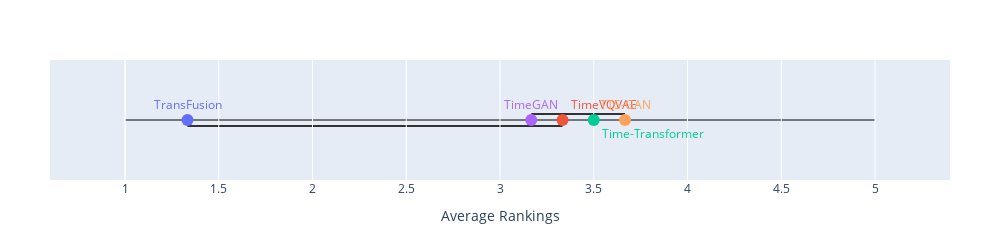

The notebook cell saved with this chart:
### Code cell
connections=[("TTS-GAN", "TimeGAN"), ("TimeVQVAE", "TransFusion")]
plot_average_rankings(
    df_no_copy["PS"].to_frame(), 
    connections=connections, 
    title="Utility", 
    textpositions=["top center","top right","bottom right","top center","top center"]
)

### Figure 1 — Plotly figure (JSON) as saved in the notebook; plotly's stock layout.template omitted (floating-point values rounded to 4 significant figures)
{"data": [{"marker": {"color": ["#636EFA", "#EF553B", "#00CC96", "#AB63FA", "#FFA15A", "#19D3F3"], "size": 12}, "mode": "markers+text", "text": ["TransFusion", "TimeVQVAE", "Time-Transformer", "TimeGAN", "TTS-GAN"], "textfont": {"color": ["#636EFA", "#EF553B", "#00CC96", "#AB63FA", "#FFA15A", "#19D3F3"]}, "textposition": ["top center", "top right", "bottom right", "top center", "top center"], "type": "scatter", "x": [1.333, 3.333, 3.5, 3.167, 3.667], "y": [0, 0, 0, 0, 0]}], "layout": {"height": 210, "margin": {"b": 60, "l": 50, "r": 50, "t": 60}, "shapes": [{"layer": "below", "line": {"color": "rgb(50,50,50)", "width": 2}, "type": "line", "x0": 3.667, "x1": 3.167, "y0": 0.1, "y1": 0.1}, {"layer": "below", "line": {"color": "rgb(50,50,50)", "width": 2}, "type": "line", "x0": 3.333, "x1": 1.333, "y0": -0.1, "y1": -0.1}, {"layer": "below", "line": {"color": "black", "width": 1}, "type": "line", "x0": 1, "x1": 5, "y0": 0, "y1": 0}, {"layer": "below", "line": {"color": "white", "width": 1}, "type": "line", "x0": 1, "x1": 1, "y0": -1, "y1": 1}], "showlegend": false, "title": {}, "width": 1000, "xaxis": {"range": [0.6, 5.4], "showgrid": true, "title": {"text": "Average Rankings"}, "zeroline": false}, "yaxis": {"title": {"text": ""}, "visible": false}}}
